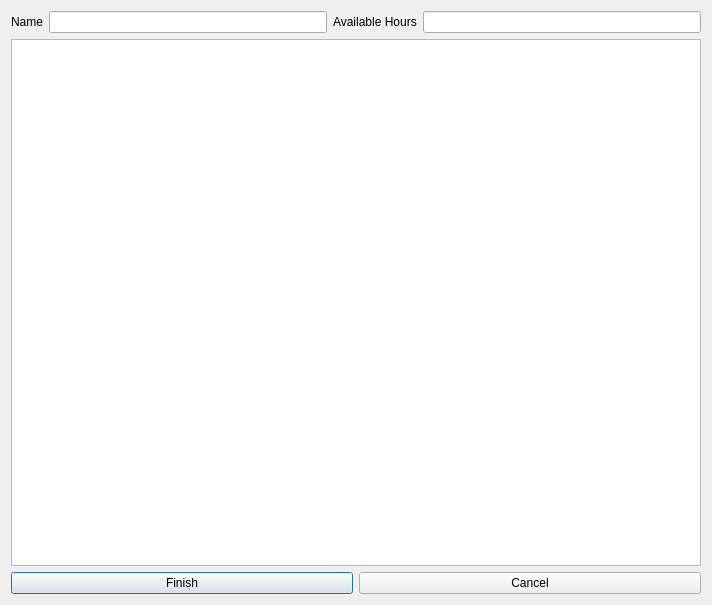
<?xml version="1.0" encoding="UTF-8"?>
<ui version="4.0">
 <class>Dialog</class>
 <widget class="QDialog" name="Dialog">
  <property name="geometry">
   <rect>
    <x>0</x>
    <y>0</y>
    <width>712</width>
    <height>605</height>
   </rect>
  </property>
  <property name="sizePolicy">
   <sizepolicy hsizetype="Preferred" vsizetype="Preferred">
    <horstretch>0</horstretch>
    <verstretch>0</verstretch>
   </sizepolicy>
  </property>
  <property name="minimumSize">
   <size>
    <width>712</width>
    <height>605</height>
   </size>
  </property>
  <property name="maximumSize">
   <size>
    <width>712</width>
    <height>605</height>
   </size>
  </property>
  <property name="focusPolicy">
   <enum>Qt::NoFocus</enum>
  </property>
  <property name="windowTitle">
   <string>Instructor</string>
  </property>
  <property name="modal">
   <bool>false</bool>
  </property>
  <layout class="QVBoxLayout" name="verticalLayout">
   <item>
    <layout class="QGridLayout" name="gridLayout">
     <property name="sizeConstraint">
      <enum>QLayout::SetMinimumSize</enum>
     </property>
     <item row="0" column="0">
      <widget class="QLabel" name="lblName">
       <property name="text">
        <string>Name</string>
       </property>
       <property name="buddy">
        <cstring>lineEditName</cstring>
       </property>
      </widget>
     </item>
     <item row="0" column="1">
      <widget class="QLineEdit" name="lineEditName"/>
     </item>
     <item row="0" column="2">
      <widget class="QLabel" name="lblHours">
       <property name="text">
        <string>Available Hours</string>
       </property>
       <property name="buddy">
        <cstring>lineEditHours</cstring>
       </property>
      </widget>
     </item>
     <item row="0" column="3">
      <widget class="QLineEdit" name="lineEditHours"/>
     </item>
    </layout>
   </item>
   <item>
    <widget class="QTableView" name="tableSchedule">
     <property name="sizePolicy">
      <sizepolicy hsizetype="Expanding" vsizetype="Expanding">
       <horstretch>0</horstretch>
       <verstretch>0</verstretch>
      </sizepolicy>
     </property>
    </widget>
   </item>
   <item>
    <layout class="QHBoxLayout" name="horizontalLayout">
     <item>
      <widget class="QPushButton" name="btnFinish">
       <property name="text">
        <string>Finish</string>
       </property>
       <property name="shortcut">
        <string>Ctrl+S</string>
       </property>
      </widget>
     </item>
     <item>
      <widget class="QPushButton" name="btnCancel">
       <property name="text">
        <string>Cancel</string>
       </property>
       <property name="shortcut">
        <string>Ctrl+Z</string>
       </property>
      </widget>
     </item>
    </layout>
   </item>
  </layout>
 </widget>
 <tabstops>
  <tabstop>lineEditName</tabstop>
  <tabstop>lineEditHours</tabstop>
  <tabstop>tableSchedule</tabstop>
  <tabstop>btnFinish</tabstop>
  <tabstop>btnCancel</tabstop>
 </tabstops>
 <resources/>
 <connections/>
</ui>
